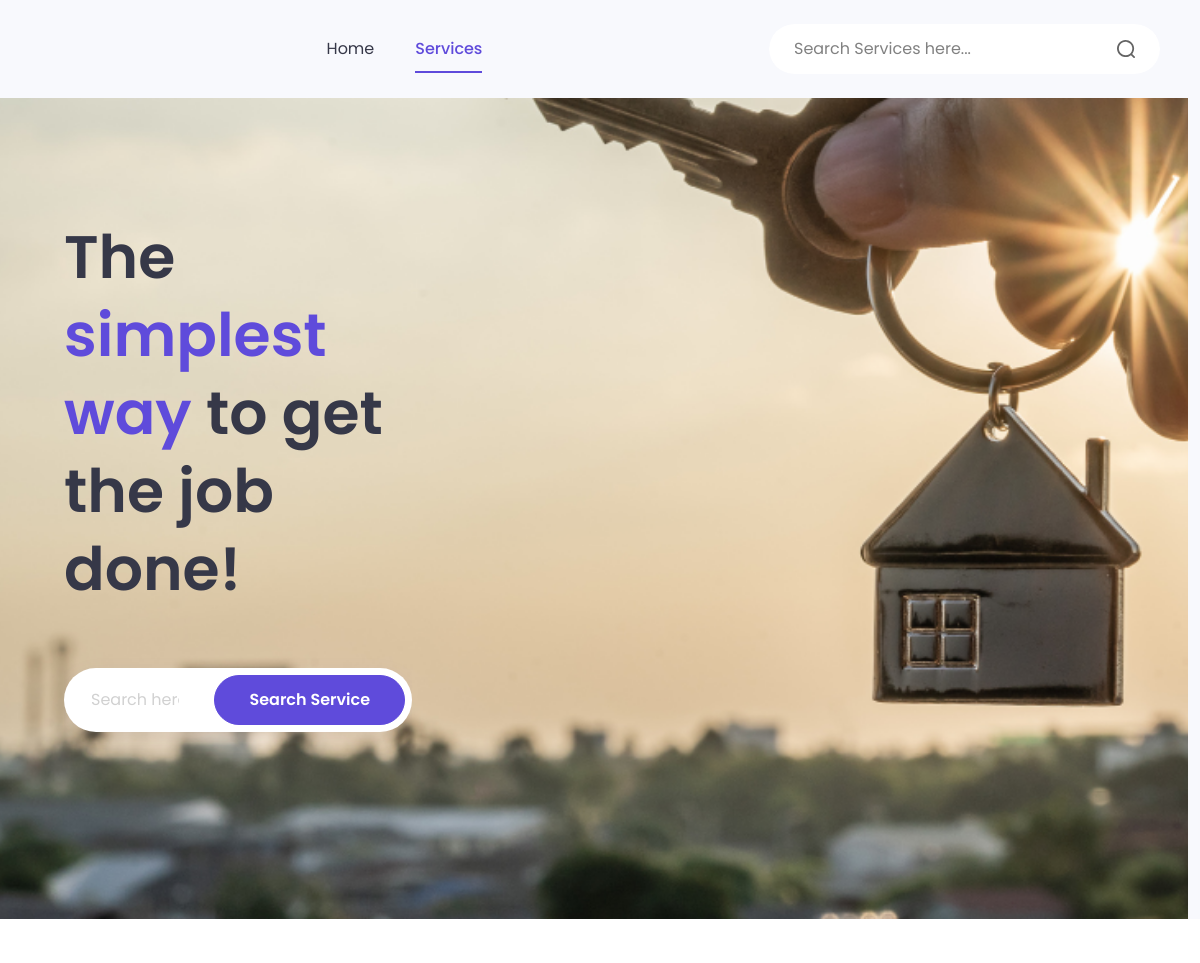
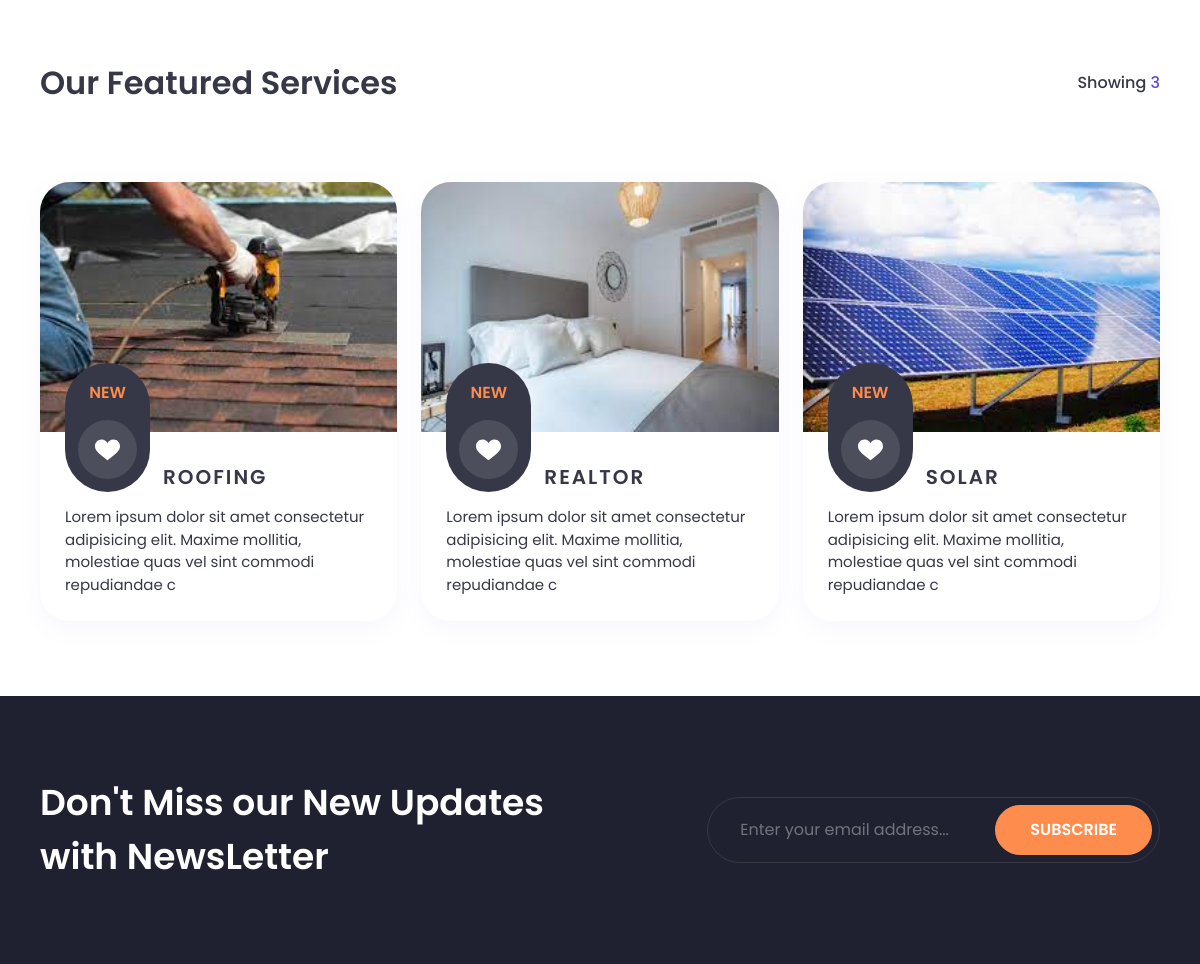
/services, run on the app's committed database (2 pictures, top to bottom).
### base/models.py (models this page shows, shortened)
class Service(models.Model):
    title = models.CharField(max_length=100, null=False, blank=False)
    image = models.ImageField(upload_to="service_profile", default="default_service_profile.png", blank=True, null=True)
    desc = models.TextField(null=False, blank=False)
    email_address_associate = models.EmailField(null=False, blank=False)
    email_address_password = models.TextField(null=False, blank=False)
    receiver_email = models.TextField(null=False, blank=False)
    email_text_to_send_user = models.TextField(null=False, blank=False, default="Its that simple! You will be contacted by a qualified professional right away!")

### base/views.py (the view)
# urls.py: path("services", views.services_page, name="services_page"),
def services_page(request):
    q = request.GET.get('q') if request.GET.get('q') != None else ''
    services = Service.objects.filter(title__icontains=q)
    hearted = request.session.get('hearted')
    if hearted:
        all_ids = request.session['hearted'].split(" ")
        hearted = [int(i) for i in all_ids]
    context = {
        "services":services,
        "q": q,
        "hearted":hearted
        }
    return render(request, "services_page.html", context)

### templates/services_page.html (shortened to what this page needs)
{% extends "base.html" %}  {% block content %} {% load static %}
<main class="main">
  {% if not q %}
  <div class="bg-ghost-white">
    <div class="">
      <div class="row main__top__menu">
        <div
          class="col-12 col-lg-6 col-xl-5 d-flex align-items-center my-34 my-lg-60 my-xl-120 order-2 order-lg-1"
        >
          <div class="swiper header-slider">
            <div class="swiper-wrapper">
              <div class="swiper-slide">
        <h1 class="heading-header-1 mb-0">
          The
          <span class="text-primary">simplest way</span> to get the job done!
        </h1>
              </div>
            </div>
            <div class="d-flex flex-wrap align-items-center mt-60 gap-20 two__btn__main__page ">
              <form
                class=""
                role="search"
                action="{% url 'services_page' %}"
                method="get"
              >
                <div class="form-btn-inner shadow-2 rounded-pill service__page__main__search__form">
                  <input
                    class="form-control"
                    type="search"
                    placeholder="Search here..."
                    name="q"
                  />
                  <button
                    class="btn btn-primary fw-semiBold py-12 px-20 px-lg-34 flex-nofill shadow-none"
                    type="submit"
                  >
                    Search Service
                  </button>
                </div>
              </form>
            </div>
          </div>
        </div>
      </div>
    </div>
  </div>
  {% endif %}
  <div class="container-xxl py-60">
    <div class="d-flex flex-column flex-xl-row align-items-xl-center gap-20">
      {% if q %}
      <h3 class="heading-section-3 text-dark mb-0">Your Search Results</h3>
      {%else%}
      <h3 class="heading-section-3 text-dark mb-0">Our Featured Services</h3>
      {%endif%}
      <div
        class="d-flex flex-column flex-md-row align-items-md-center w-100 w-xl-auto ms-auto gap-15 gap-md-34"
      >
        <h6 class="heading-section-6 text-dark mb-0">
          Showing <span class="text-primary">{{services.count}}</span>
        </h6>
      </div>
    </div>
    <div class="row mt-60">
      {% if services %} {% for service in services %}
      <div class="col-12 col-md-6 col-xl-4 my-15">
        <div class="event-card">
          <div class="event-thumb">
            <img src="{{service.image.url}}" alt="" />
          </div>
          <div class="event-content">
            <div class="event-content-header">
              <div class="event-content-date-book">
                <div class="event-date">
                  <span class="text-accent">NEW</span>
                </div>
                {% if service.id in hearted %}
                <button
                  class="btn btn-event-book"
                  type="button"
                  id="heart_btn_id_{{service.id}}"
                  style="background-color: #ff477e"
                  onclick="heart_btn_clicked({{service.id}})"
                  value="hearted"
                >
                  <svg
                    width="20"
                    height="20"
                    viewBox="0 0 20 20"
                    fill="none"
                    xmlns="http://www.w3.org/2000/svg"
                    data-inject-url="https://peterdraw.studio/ziro-html/assets/icons/heart.svg"
                    class="svg-inject"
                  >
                    <path
                      d="M14.6875 2C12.3186 2 10.7965 3.55012 10 4.94285C9.20348 3.55012 7.68145 2 5.3125 2C2.30613 2 0 4.30254 0 7.35641C0 10.6678 2.88922 12.9228 7.20363 16.3371C9.31621 18.0075 9.45195 18.1345 10 18.575C10.4473 18.2155 10.6948 17.9988 12.7964 16.3371C17.1108 12.9228 20 10.6678 20 7.35641C20 4.30258 17.6939 2 14.6875 2Z"
                    ></path>
                  </svg>
                </button>
                {%else%}
                <button
                  class="btn btn-event-book"
                  type="button"
                  id="heart_btn_id_{{service.id}}"
                  onclick="heart_btn_clicked({{service.id}})"
                  value="non_hearted"
                >
                </button>
                {%endif%}
              </div>
              <div class="event-content-info">
                <h2 class="event-title event-categories">
                  <a
                    class="event-title-link"
                    href="{% url 'service_detail_page' service.id %}"
                    >{{service.title}}</a
                  >
                </h2>
              </div>
            </div>
            <div class="event-content-footer">
              <div class="event-summary">
                <p>{{service.desc|slice:"0:120"}}</p>
              </div>
            </div>
          </div>
        </div>
      </div>
      {% endfor %} {% else %}
      <h1 class="heading-header-1 mb-0 m-auto d-flex justify-content-center">
        No
        <span class="text-accent">Service</span> Found!
      </h1>
      {% endif %}
    </div>
  </div>
</main>
{% endblock content %}

### static/css/new_style.css (style rules this page uses)
.main__top__menu { background: url('/static/branding/TLC%20Headers-2.png'); background-position: center; background-repeat: no-repeat; background-size: cover; position: relative; width: 100%; }
.header-slider { margin: 0 4rem; }

### data on the page
Service: image (picture), title "ROOFING", desc "Lorem ipsum dolor sit amet consectetur adipisicing elit. Maxime mollitia, molestiae quas vel sint commodi repudiandae c"
Service: image (picture), title "REALTOR", desc "Lorem ipsum dolor sit amet consectetur adipisicing elit. Maxime mollitia, molestiae quas vel sint commodi repudiandae c"
Service: image (picture), title "SOLAR", desc "Lorem ipsum dolor sit amet consectetur adipisicing elit. Maxime mollitia, molestiae quas vel sint commodi repudiandae c"

### other printed values
{{ services.count }} "3"
